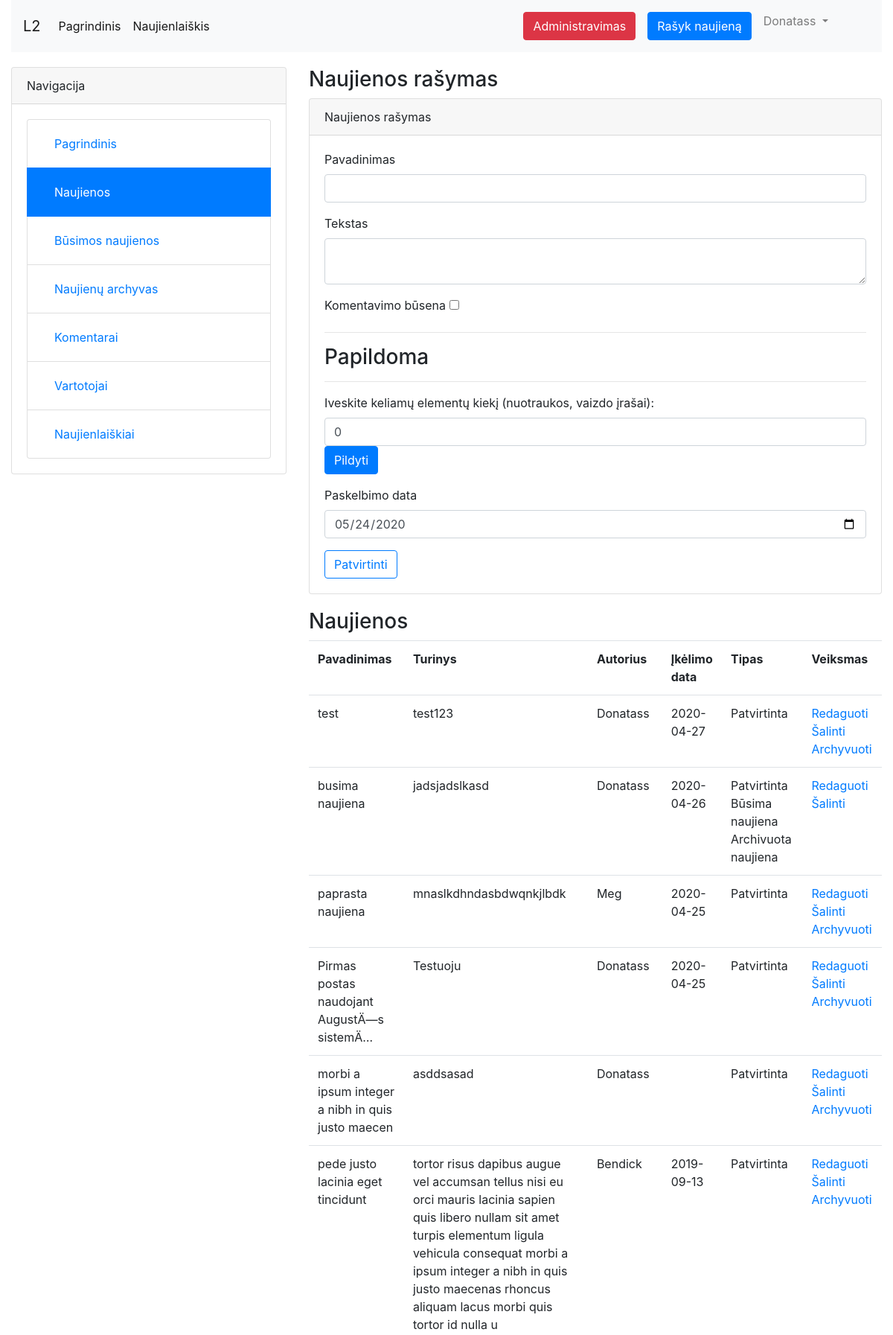
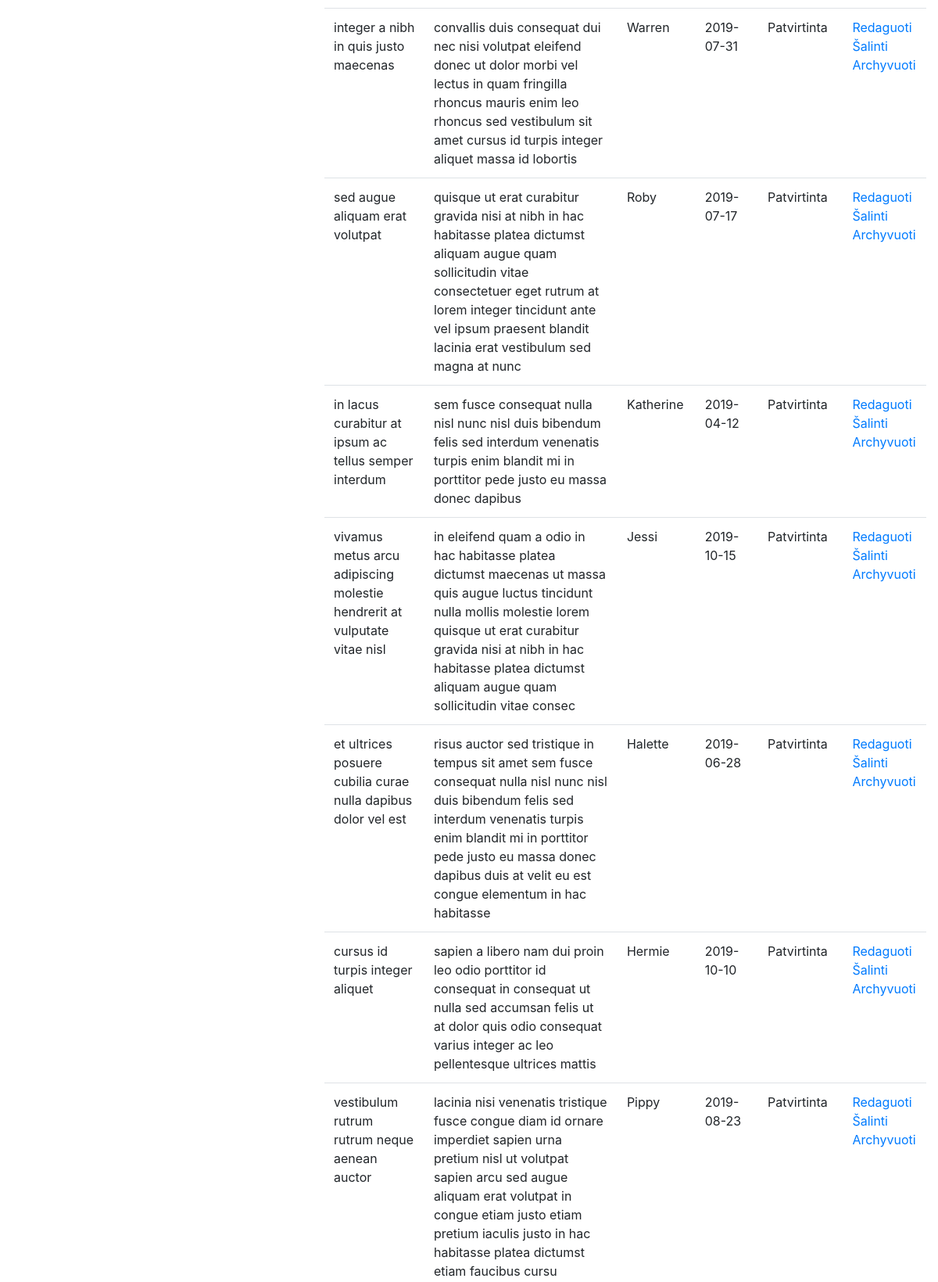
The page /admin/news.php (signed in, upper part) on the database its author committed (2 pictures, top to bottom).
### tables this page shows
CREATE TABLE IF NOT EXISTS `user` (
  `id` int(11) NOT NULL AUTO_INCREMENT,
  `name` varchar(255) DEFAULT NULL,
  `surname` varchar(255) DEFAULT NULL,
  `email` varchar(255) DEFAULT NULL,
  `password` varchar(255) DEFAULT NULL,
  `last_login` date DEFAULT NULL,
  `created_at` date DEFAULT NULL,
  `updated_at` date DEFAULT NULL,
  `last_ip` varchar(255) DEFAULT NULL,
  `type` char(16) DEFAULT NULL,
  PRIMARY KEY (`id`)
);

CREATE TABLE IF NOT EXISTS `news` (
  `id` int(11) NOT NULL AUTO_INCREMENT,
  `title` varchar(255) DEFAULT NULL,
  `text` varchar(255) DEFAULT NULL,
  `created_at` date DEFAULT NULL,
  `updated_at` date DEFAULT NULL,
  `comment_status` tinyint(1) DEFAULT NULL,
  `status` char(7) DEFAULT NULL,
  `fk_USERid` int(11) NOT NULL,
  `fk_ADMINid` int(11) DEFAULT NULL,
  PRIMARY KEY (`id`),
  KEY `fk_USERid` (`fk_USERid`),
  KEY `fk_ADMINid` (`fk_ADMINid`)
);

CREATE TABLE IF NOT EXISTS `future_news` (
  `id` int(11) NOT NULL AUTO_INCREMENT,
  `publish_date` date DEFAULT NULL,
  `fk_NEWSid` int(11) NOT NULL,
  PRIMARY KEY (`id`),
  KEY `fk_NEWSid` (`fk_NEWSid`)
);

### maincore.php (called while the page is built, shortened)
<?php
$host   = 'localhost';
$user   = 'root';
$pass   = '';
$db     = 'db_laboras';
try{
    $pdo = new PDO('mysql:host='.$host.';dbname='.$db, $user, $pass);
    $pdo->setAttribute(PDO::ATTR_ERRMODE, PDO::ERRMODE_EXCEPTION);
    $pdo->setAttribute(PDO::ATTR_EMULATE_PREPARES, false);
    $pdo->query("SET Names 'utf8'");
}catch(PDOException $e){
    die($e->getMessage());
}
if($_SESSION['login']){
    $query = $pdo->prepare("SELECT * FROM `user` WHERE `id` = ?");
    $query->execute([$_SESSION['user']]);
    $user = $query->fetch(PDO::FETCH_BOTH);
}
$query = $pdo->prepare("SELECT * FROM `future_news` WHERE `publish_date` <= ?");
$query->execute([date("Y-m-d")]);
foreach($query as $row){
    $query2 = $pdo->prepare("SELECT * FROM `news` WHERE `id` = ?");
    $query2->execute([$row['fk_NEWSid']]);
    $row2 = $query2->fetch(PDO::FETCH_BOTH);
    if($row2['status'] == 1) {
        $query = $pdo->prepare("UPDATE `news` SET `updated_at` = ? WHERE `id` = ?");
        $query->execute([date("Y-m-d"), $row['fk_NEWSid']]);
        $query = $pdo->prepare("DELETE FROM `future_news` WHERE `id` = ?");
        $query->execute([$row['id']]);
    }
}

### functions.php (called while the page is built, shortened)
<?php
function username(int $userid) : string
{
    require 'maincore.php';
    $query = $pdo->prepare("SELECT * FROM `user` WHERE `id` = ?");
    $query->execute(array($userid));
    return $query->fetch(PDO::FETCH_BOTH)['name'];
}
function is_admin(int $userid) : bool
{
    require('maincore.php');
    $query = $pdo->prepare("SELECT * FROM `admin` WHERE `fk_USERid` = ?");
    $query->execute([$userid]);
    if($query->rowCount() > 0) return true;
    return false;
}
function future_exists($id){
    require('maincore.php');
    $query = $pdo->prepare("SELECT * FROM `future_news` WHERE `fk_NEWSid` = ?");
    $query->execute([$id]);
    if($query->rowCount() > 0) return true;
    return false;
}
function archive_exists($id){
    require('maincore.php');
    $query = $pdo->prepare("SELECT * FROM `news_archive` WHERE `fk_NEWSid` = ?");
    $query->execute([$id]);
    if($query->rowCount() > 0) return true;
    return false;
}

### admin/news.php (the view, shortened to what this page needs)
<?php
require('../head.php');
include('side.php');
?>
<h3>Naujienos rašymas</h3>
    <div class="card">
        <div class="card-header">Naujienos rašymas</div>
        <div class="card-body">
            <form method="post" action="admin/post.php" enctype="multipart/form-data">
                <div class="form-group">
                    <label for="title">Pavadinimas</label>
                    <input type="text" name="title" id="title" class="form-control" required>
                </div>
                <div class="form-group">
                    <label for="text">Tekstas</label>
                    <textarea name="text" id="text" class="form-control" required></textarea>
                </div>
                <div class="form-group">
                    <label for="comment">Komentavimo būsena</label>
                    <input name="comment" id="comment" type="checkbox" data-toggle="toggle" data-on="Įjungta" data-off="Išjungta" data-size="sm">
                </div>
                <hr>
                <h3>Papildoma</h3>
                <hr>
                <div class="form-group">
                    <label for="media">Iveskite keliamų elementų kiekį (nuotraukos, vaizdo įrašai):</label>
                    <input type="text" id="media" class="form-control" name="media" value="0">
                    <button type="button" class="btn btn-primary" id="filldetails" onclick="addFields()">Pildyti</button>
                </div>
                <div class="form-group">
                    <label for="publish_date">Paskelbimo data</label>
                    <input type="date" name="publish_date" class="form-control" id="publish_date" value="<?=date("Y-m-d");?>" min="<?=date("Y-m-d");?>" required>
                </div>
                <input type="submit" name="ok" class="btn btn-outline-primary" value="Patvirtinti" />
            </form>
        </div>
    </div>
<h3>Naujienos</h3>
<table class="table">
    <tr>
        <th>Pavadinimas</th>
        <th>Turinys</th>
        <th>Autorius</th>
        <th>Įkėlimo data</th>
        <th>Tipas</th>
        <th>Veiksmas</th>
    </tr>
    <?php
    if(!isset($_GET['page'])) $page = 1;
    else $page = $_GET['page'];
    if($page > 1) {
        $query = $pdo->prepare("SELECT * FROM `news` ORDER BY `id` DESC LIMIT 20 OFFSET ?");
        $query->execute([$page * 10]);
    }else{
        $query = $pdo->query("SELECT * FROM `news` ORDER BY `id` DESC LIMIT 20 OFFSET 0");
    }
    foreach ($query as $row) {
        echo '
                            <tr>
                                <td>' . $row['title'] . '</td>
                                <td>' . $row['text'] . '</td>
                                <td>' . username($row['fk_USERid']) . '</td>
                                <td>' . $row['updated_at'] . '</td>
                                <td>';
                                if($row['status'] == 1)
                                    echo 'Patvirtinta';
                                else echo 'Nepatvirtinta';
                                if(future_exists($row['id']))
                                    echo ' Būsima naujiena';
                                if(archive_exists($row['id']))
                                    echo ' Archivuota naujiena';
                                echo '</td>
                                <td>
                                <a href="admin/news-edit.php?id=' . $row['id'] . '">Redaguoti</a>
                                <a href="admin/news-remove.php?id=' . $row['id'] . '">Šalinti</a>';
                                if(!archive_exists($row['id'])){
                                    echo '<a href="admin/archive.php?id='.$row['id'].'"> Archyvuoti</a>';
                                }
                                echo '
                                </td>
                            </tr>
                            ';
    }
    ?>
</table>
<?php
require('bottom.php');
?>

### head.php (shortened to what this page needs)
<!DOCTYPE html>
<html lang="en">
<?php
require_once('maincore.php');
require_once('functions.php');
?>
<head>
    <link rel="stylesheet" type="text/css" href="css/bootstrap.css">
    <link rel="stylesheet" type="text/css" href="css/main.css">
    <link href="css/lightbox.css" rel="stylesheet" />
    <link href="https://cdn.jsdelivr.net/gh/gitbrent/bootstrap4-toggle@3.6.1/css/bootstrap4-toggle.min.css" rel="stylesheet">
</head>
<body>
<div class="container-fluid">
    <nav class="navbar navbar-expand-lg navbar-light bg-light">
        <a class="navbar-brand" href="#">L2</a>
        <div class="collapse navbar-collapse" id="navbarSupportedContent">
            <ul class="navbar-nav mr-auto">
                <li class="nav-item active">
                    <a class="nav-link" href="index.php">Pagrindinis <span class="sr-only">(current)</span></a>
                </li>
                <li class="nav-item active">
                    <a class="nav-link" href="subscription.php">Naujienlaiškis</a>
                </li>
            </ul>
            <ul class="navbar-nav mr-5">
                <?php
                if(!$_SESSION['login']){
                echo '
                <li class="nav-item">
                    <a class="nav-link" href="login.php">Prisijungimas</a>
                </li>
                <li class="nav-item">
                    <a class="nav-link" href="register.php">Registracija</a>
                </li>';
                }else{
                    if(is_admin($_SESSION['user'])){
                        echo '
                       <li class="nav-item">
                        <a class="nav-link" href="admin/index.php"><button class="btn btn-danger">Administravimas</button></a>
                       </li>';
                    }
                    echo '
                   <li class="nav-item">
                    <a class="nav-link" href="addnews.php"><button class="btn btn-primary">Rašyk naujieną</button></a>
                   </li>
                   <li class="nav-item dropdown">
                    <a class="nav-link dropdown-toggle" href="#" id="navbarDropdown" role="button" data-toggle="dropdown" aria-haspopup="true" aria-expanded="false">
                      '.$user['name'].'
                    </a>
                    <div class="dropdown-menu" aria-labelledby="navbarDropdown">
                      <a class="dropdown-item" href="profile.php">Profilis</a>
                      <a class="dropdown-item" href="edit-profile.php">Profilio redagavimas</a>
                      <a class="dropdown-item" href="logout.php">Atsijungti</a>
                    </div>
                  </li>';
                }
                ?>
            </ul>
        </div>
    </nav>

### css/main.css (style rules this page uses)
nav { margin-bottom: 20px; }
.card { margin-bottom: 20px; }
.active a { color: #fff; }

### rows shown on the page
user: name "Donatass"
news: title "test", text "test123", fk_USERid.name "Donatass", updated_at "2020-04-27", status "Patvirtinta"
news: title "busima naujiena", text "jadsjadslkasd", fk_USERid.name "Donatass", updated_at "2020-04-26", status "Patvirtinta"
news: title "paprasta naujiena", text "mnaslkdhndasbdwqnkjlbdk", fk_USERid.name "Meg", updated_at "2020-04-25", status "Patvirtinta"
news: title "Pirmas postas naudojant AugustÄ—s sistemÄ…", text "Testuoju", fk_USERid.name "Donatass", updated_at "2020-04-25", status "Patvirtinta"
news: title "morbi a ipsum integer a nibh in quis justo maecen", text "asddsasad", fk_USERid.name "Donatass", status "Patvirtinta"
news: title "pede justo lacinia eget tincidunt", text "tortor risus dapibus augue vel accumsan tellus nisi eu orci mauris lacinia sapien quis libero nullam sit amet turpis elementum ligula vehicula consequat morbi a ipsum integer a nibh in quis justo maecenas rhoncus aliquam lacus morbi quis tortor id nulla u", fk_USERid.name "Bendick", updated_at "2019-09-13", status "Patvirtinta"
news: title "integer a nibh in quis justo maecenas", text "convallis duis consequat dui nec nisi volutpat eleifend donec ut dolor morbi vel lectus in quam fringilla rhoncus mauris enim leo rhoncus sed vestibulum sit amet cursus id turpis integer aliquet massa id lobortis", fk_USERid.name "Warren", updated_at "2019-07-31", status "Patvirtinta"
news: title "sed augue aliquam erat volutpat", text "quisque ut erat curabitur gravida nisi at nibh in hac habitasse platea dictumst aliquam augue quam sollicitudin vitae consectetuer eget rutrum at lorem integer tincidunt ante vel ipsum praesent blandit lacinia erat vestibulum sed magna at nunc", fk_USERid.name "Roby", updated_at "2019-07-17", status "Patvirtinta"
news: title "in lacus curabitur at ipsum ac tellus semper interdum", text "sem fusce consequat nulla nisl nunc nisl duis bibendum felis sed interdum venenatis turpis enim blandit mi in porttitor pede justo eu massa donec dapibus", fk_USERid.name "Katherine", updated_at "2019-04-12", status "Patvirtinta"
news: title "vivamus metus arcu adipiscing molestie hendrerit at vulputate vitae nisl", text "in eleifend quam a odio in hac habitasse platea dictumst maecenas ut massa quis augue luctus tincidunt nulla mollis molestie lorem quisque ut erat curabitur gravida nisi at nibh in hac habitasse platea dictumst aliquam augue quam sollicitudin vitae consec", fk_USERid.name "Jessi", updated_at "2019-10-15", status "Patvirtinta"
news: title "et ultrices posuere cubilia curae nulla dapibus dolor vel est", text "risus auctor sed tristique in tempus sit amet sem fusce consequat nulla nisl nunc nisl duis bibendum felis sed interdum venenatis turpis enim blandit mi in porttitor pede justo eu massa donec dapibus duis at velit eu est congue elementum in hac habitasse", fk_USERid.name "Halette", updated_at "2019-06-28", status "Patvirtinta"
news: title "cursus id turpis integer aliquet", text "sapien a libero nam dui proin leo odio porttitor id consequat in consequat ut nulla sed accumsan felis ut at dolor quis odio consequat varius integer ac leo pellentesque ultrices mattis", fk_USERid.name "Hermie", updated_at "2019-10-10", status "Patvirtinta"
news: title "vestibulum rutrum rutrum neque aenean auctor", text "lacinia nisi venenatis tristique fusce congue diam id ornare imperdiet sapien urna pretium nisl ut volutpat sapien arcu sed augue aliquam erat volutpat in congue etiam justo etiam pretium iaculis justo in hac habitasse platea dictumst etiam faucibus cursu", fk_USERid.name "Pippy", updated_at "2019-08-23", status "Patvirtinta"
